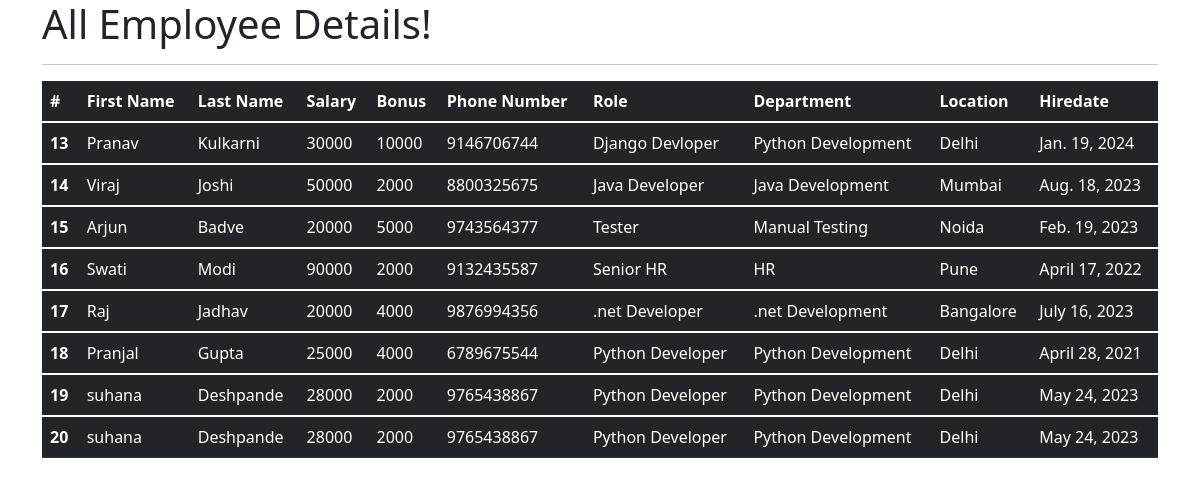
The app's page /all_emp with its own data.
### emp_app/models.py (models this page shows, shortened)
class Employee(models.Model):
    first_name = models.CharField(max_length=100, null=False)
    last_name = models.CharField(max_length=100)
    dept = models.ForeignKey(Department, on_delete=models.CASCADE)
    salary = models.IntegerField(default=0)
    bonus = models.IntegerField(default=0)
    role = models.ForeignKey(Role, on_delete=models.CASCADE)
    phone = models.IntegerField(default=0)
    hire_date = models.DateField()
    def __str__(self):
        return "%s %s %s" %(self.first_name, self.last_name, self.phone)

class Role(models.Model):
    name = models.CharField(max_length=100, null=False)

class Department(models.Model):
    name = models.CharField(max_length=100,null=False)
    location = models.CharField(max_length=100)

### emp_app/views.py (the view)
# urls.py: path('all_emp', views.all_emp, name='all_emp'),
def all_emp(request):
    emps = Employee.objects.all()
    context = {
        'emps': emps
    }
    print(context)
    return render(request, 'view_all_emp.html', context)

### emp_app/templates/view_all_emp.html (shortened to what this page needs)
<!DOCTYPE html>
<html lang="en">
<head>
  <link href="https://cdn.jsdelivr.net/npm/bootstrap@5.1.3/dist/css/bootstrap.min.css" rel="stylesheet">
</head>
  <body>
  <div class="container">
          <h1>All Employee Details!</h1>
      <hr>
     <table class="table table-dark">
  <thead>
    <tr>
      <th scope="col">#</th>
      <th scope="col">First Name</th>
      <th scope="col">Last Name</th>
      <th scope="col">Salary</th>
      <th scope="col">Bonus</th>
      <th scope="col">Phone Number</th>
      <th scope="col">Role</th>
      <th scope="col">Department</th>
      <th scope="col">Location</th>
      <th scope="col">Hiredate</th>
    </tr>
  </thead>
         {% for emp in emps %}
  <tbody>
    <tr>
      <th scope="row">{{emp.id}}</th>
      <td>{{emp.first_name}}</td>
      <td>{{emp.last_name}}</td>
      <td>{{emp.salary}}</td>
      <td>{{emp.bonus}}</td>
      <td>{{emp.phone}}</td>
      <td>{{emp.role.name}}</td>
      <td>{{emp.dept.name}}</td>
      <td>{{emp.dept.location}}</td>
      <td>{{emp.hire_date}}</td>
    </tr>
  </tbody>
         {% endfor %}
</table>
  </div>
  </body>
</html>

### records on screen
Employee: id "13", first_name "Pranav", last_name "Kulkarni", salary "30000", bonus "10000", phone "9146706744", role.name "Django Devloper", dept.name "Python Development", dept.location "Delhi", hire_date "Jan. 19, 2024"
Employee: id "14", first_name "Viraj", last_name "Joshi", salary "50000", bonus "2000", phone "8800325675", role.name "Java Developer", dept.name "Java Development", dept.location "Mumbai", hire_date "Aug. 18, 2023"
Employee: id "15", first_name "Arjun", last_name "Badve", salary "20000", bonus "5000", phone "9743564377", role.name "Tester", dept.name "Manual Testing", dept.location "Noida", hire_date "Feb. 19, 2023"
Employee: id "16", first_name "Swati", last_name "Modi", salary "90000", bonus "2000", phone "9132435587", role.name "Senior HR", dept.name "HR", dept.location "Pune", hire_date "April 17, 2022"
Employee: id "17", first_name "Raj", last_name "Jadhav", salary "20000", bonus "4000", phone "9876994356", role.name ".net Developer", dept.name ".net Development", dept.location "Bangalore", hire_date "July 16, 2023"
Employee: id "18", first_name "Pranjal", last_name "Gupta", salary "25000", bonus "4000", phone "6789675544", role.name "Python Developer", dept.name "Python Development", dept.location "Delhi", hire_date "April 28, 2021"
Employee: id "19", first_name "suhana", last_name "Deshpande", salary "28000", bonus "2000", phone "9765438867", role.name "Python Developer", dept.name "Python Development", dept.location "Delhi", hire_date "May 24, 2023"
Employee: id "20", first_name "suhana", last_name "Deshpande", salary "28000", bonus "2000", phone "9765438867", role.name "Python Developer", dept.name "Python Development", dept.location "Delhi", hire_date "May 24, 2023"
